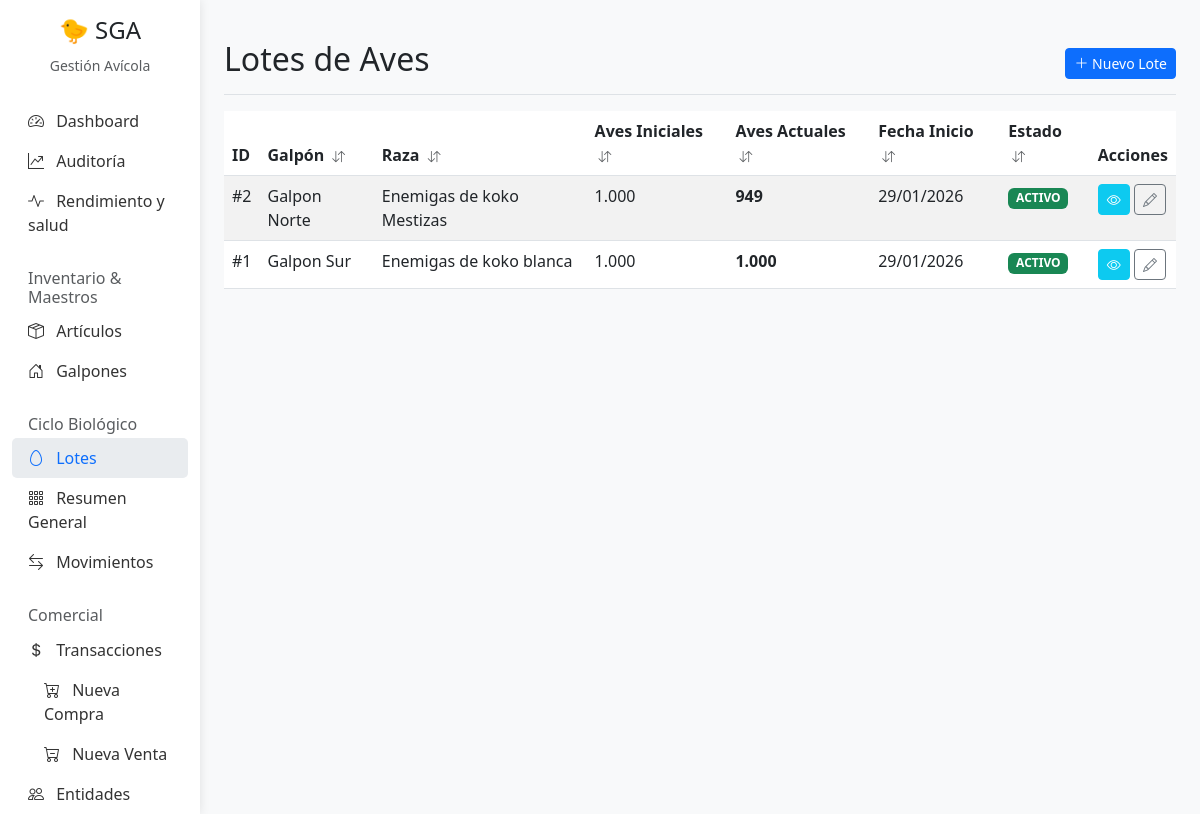
The app's page /lotes/, older data.
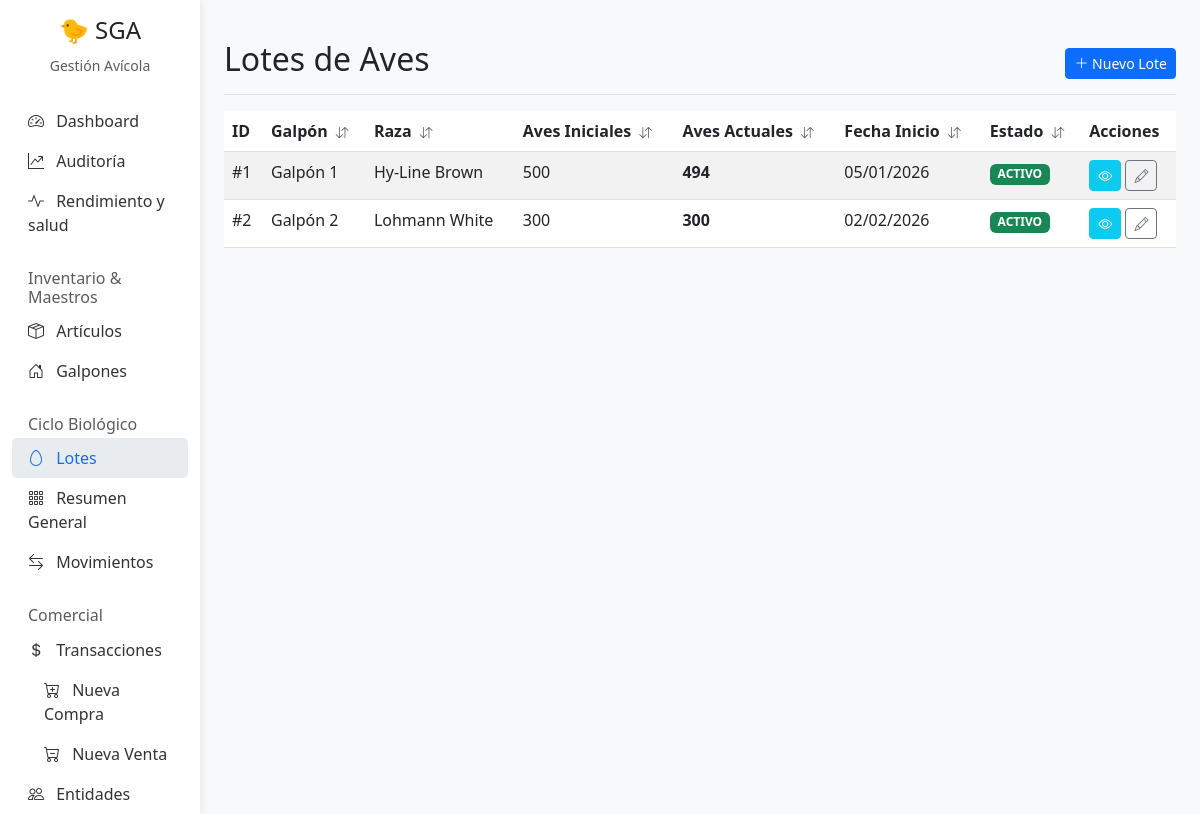
The same page, newer data.
### Gestion/models.py (models this page shows, shortened)
class Lote(models.Model):
    id_lote = models.AutoField(primary_key=True)
    galpon = models.ForeignKey(Galpon, on_delete=models.CASCADE)
    raza = models.CharField(max_length=100)
    fecha_inicio = models.DateField(default=timezone.now)
    aves_iniciales = models.IntegerField()
    aves_actuales = models.IntegerField(editable=False) # Updated by signal
    estado = models.BooleanField(default=True) # Active=True, Closed=False
    fecha_proxima_vacuna = models.DateField(null=True, blank=True)

class Galpon(models.Model):
    id_galpon = models.AutoField(primary_key=True)
    nombre = models.CharField(max_length=100)
    capacidad_max = models.IntegerField()

### Gestion/views.py (the view)
# urls.py: path('lotes/', views.lote_list, name='lote-list'),
def lote_list(request):
    lotes = Lote.objects.all()
    allowed_sort = ['galpon__nombre', 'raza', 'aves_iniciales', 'aves_actuales', 'fecha_inicio', 'estado']
    ordering = get_ordering(request, allowed_sort, default_field='-estado')
    if not request.GET.get('sort'):
        lotes = lotes.order_by('-estado', 'galpon__nombre')
    else:
        lotes = lotes.order_by(ordering)
    return render(request, 'Gestion/lote_list.html', {'lotes': lotes})

### Gestion/templatetags/gestion_extras.py (called while the page is built, shortened)
@register.simple_tag(takes_context=True)
def sort_header(context, label, field):
    request = context['request']
    current_sort = request.GET.get('sort', '')
    current_dir = request.GET.get('dir', 'asc')
    new_dir = 'asc'
    icon = '<i class="bi bi-arrow-down-up text-muted ms-1" style="font-size: 0.8em;"></i>'
    params = request.GET.copy()
    params['sort'] = field
    params['dir'] = new_dir
    if 'page' in params:
        del params['page']
    url = f"?{params.urlencode()}"
    html = f'<a href="{url}" class="text-decoration-none text-dark fw-bold" style="cursor: pointer;">{label} {icon}</a>'
    return mark_safe(html)

### Gestion/utils.py (called while the page is built)
def get_ordering(request, allowed_fields, default_field='-pk'):
    sort_by = request.GET.get('sort')
    direction = request.GET.get('dir', 'asc')
    ordering = default_field
    if sort_by in allowed_fields:
        if direction == 'desc':
            ordering = f'-{sort_by}'
        else:
            ordering = sort_by
    return ordering

### Gestion/templates/Gestion/lote_list.html (shortened to what this page needs)
{% extends 'Gestion/base.html' %}
{% load gestion_extras %}
{% block content %}
<div class="d-flex justify-content-between flex-wrap flex-md-nowrap align-items-center pt-3 pb-2 mb-3 border-bottom">
    <h1 class="h2">Lotes de Aves</h1>
    <div class="btn-toolbar mb-2 mb-md-0">
        <a href="{% url 'lote-create' %}" class="btn btn-sm btn-primary">
            <i class="bi bi-plus-lg"></i> Nuevo Lote
        </a>
    </div>
</div>
<div class="table-responsive">
    <table class="table table-striped table-hover">
        <thead>
            <tr>
                <th>ID</th>
                <th>{% sort_header 'Galpón' 'galpon__nombre' %}</th>
                <th>{% sort_header 'Raza' 'raza' %}</th>
                <th>{% sort_header 'Aves Iniciales' 'aves_iniciales' %}</th>
                <th>{% sort_header 'Aves Actuales' 'aves_actuales' %}</th>
                <th>{% sort_header 'Fecha Inicio' 'fecha_inicio' %}</th>
                <th>{% sort_header 'Estado' 'estado' %}</th>
                <th>Acciones</th>
            </tr>
        </thead>
        <tbody>
            {% for lote in lotes %}
            <tr class="{% if not lote.estado %}table-secondary{% endif %}">
                <td>#{{ lote.pk }}</td>
                <td>{{ lote.galpon.nombre }}</td>
                <td>{{ lote.raza }}</td>
                <td>{{ lote.aves_iniciales }}</td>
                <td><strong>{{ lote.aves_actuales }}</strong></td>
                <td>{{ lote.fecha_inicio|date:"d/m/Y" }}</td>
                <td>
                    {% if lote.estado %}
                    <span class="badge bg-success">ACTIVO</span>
                    {% else %}
                    <span class="badge bg-secondary">CERRADO</span>
                    {% endif %}
                </td>
                <td>
                    <a href="{% url 'lote-detail' lote.pk %}" class="btn btn-sm btn-info text-white"
                        title="Ver Detalle"><i class="bi bi-eye"></i></a>
                    <a href="{% url 'lote-update' lote.pk %}" class="btn btn-sm btn-outline-secondary" title="Editar"><i
                            class="bi bi-pencil"></i></a>
                </td>
            </tr>
            {% empty %}
            <tr>
                <td colspan="8" class="text-center">No hay lotes registrados.</td>
            </tr>
            {% endfor %}
        </tbody>
    </table>
</div>
{% endblock %}

Row changes from the older to the newer data that the page shows:
changed Lote id 1: galpon.nombre "Galpon Sur" → "Galpón 1"; raza "Enemigas de koko blanca" → "Hy-Line Brown"; aves_iniciales "1.000" → "500"; aves_actuales "1.000" → "494"; fecha_inicio "29/01/2026" → "05/01/2026"; moves up the list
changed Lote id 2: galpon.nombre "Galpon Norte" → "Galpón 2"; raza "Enemigas de koko Mestizas" → "Lohmann White"; aves_iniciales "1.000" → "300"; aves_actuales "949" → "300"; fecha_inicio "29/01/2026" → "02/02/2026"
